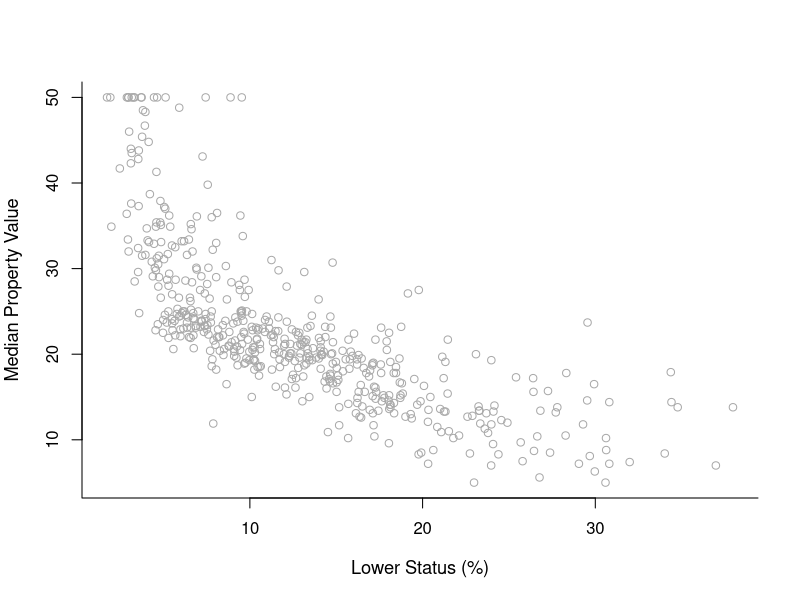
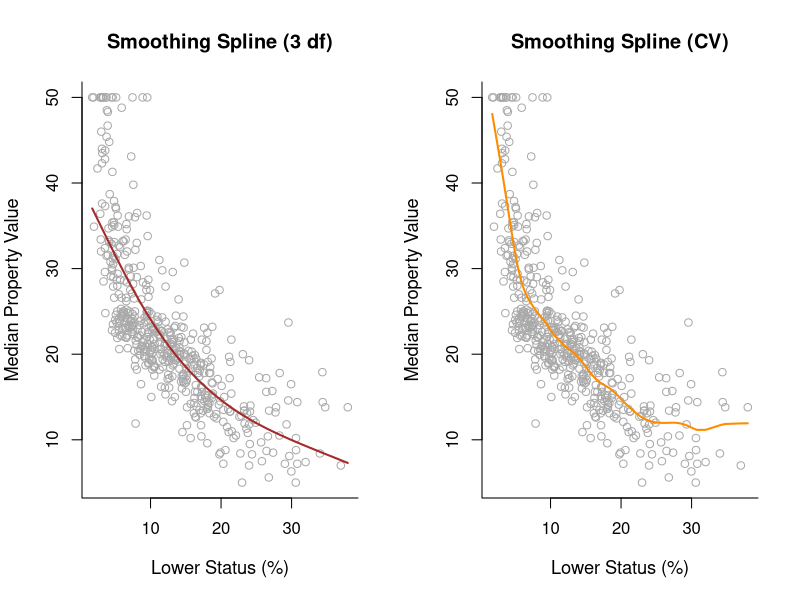

The R script that drew these images, in order:
## ---- chunk 1
library(knitr)
library(ggplot2)
library(bookdown)
opts_chunk$set(echo = TRUE, warning = FALSE)
opts_chunk$set(cache = FALSE)
opts_chunk$set(tidy.opts=list(width.cutoff=70),tidy=TRUE)
## ---- chunk 2
library(MASS)
y = Boston$medv
x = Boston$lstat
y.lab = 'Median Property Value'
x.lab = 'Lower Status (%)'
plot(x, y, cex.lab = 1.1, col="darkgrey", xlab = x.lab, ylab = y.lab,
     main = "", bty = 'l')
## ---- chunk 3
library(splines)

smooth1 = smooth.spline(x, y, df = 3)
smooth2 = smooth.spline(x, y, cv = TRUE)

par(mfrow = c(1,2))
plot(x, y, cex.lab = 1.1, col="darkgrey", xlab = x.lab, ylab = y.lab, 
     main = "Smoothing Spline (3 df)", bty = 'l')
lines(smooth1, lwd = 2, col = "brown")

plot(x, y, cex.lab = 1.1, col="darkgrey", xlab = x.lab, ylab = y.lab, 
     main = "Smoothing Spline (CV)", bty = 'l')
lines(smooth2, lwd = 2, col = "darkorange")
